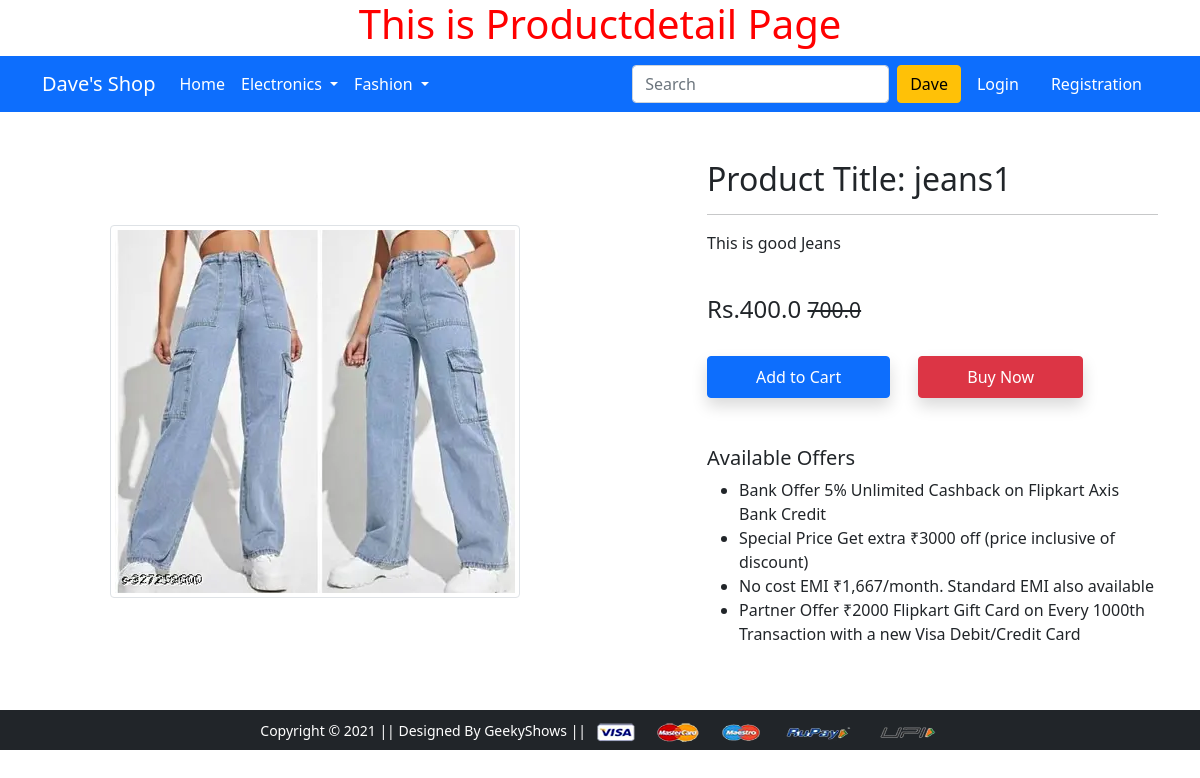
Page /product-detail/3 on the committed database.
### shop/models.py (models this page shows, shortened)
class Product(models.Model):
    title = models.CharField(max_length=100)
    selling_price = models.FloatField()
    discounted_price=models.FloatField()
    description = models.TextField()
    brand= models.CharField(max_length=100)
    category=models.CharField(choices=CATEGORY_CHOICES,max_length=2)
    product_image=models.ImageField(upload_to='productimg')

### shop/views.py (the view)
# urls.py: path('product-detail/<int:pk>',views.ProductDetailView.as_view(),name='product-detail'),
class ProductDetailView(View):
    def get(self,request,pk):
        product = Product.objects.get(pk=pk)
        item_already_in_cart = False
        if request.user.is_authenticated:
            item_already_in_cart = Cart.objects.filter(Q(product=product.id) & Q(user=request.user)).exists()
        return render(request,'shop/productdetail.html',{'product':product,'item_already_in_cart':item_already_in_cart})

### shop/templates/shop/productdetail.html (shortened to what this page needs)
{% extends "shop/base.html" %}
{% load static %}
{% block main-content %}
<div class="container my-5">
 <div class="row">
  <div class="col-sm-6 text-center align-self-center">
   <img src="{{ product.product_image.url }}" alt="" class="img-fluid img-thumbnail">
  </div>
  <div class="col-sm-5 offset-sm-1">
   <h2>Product Title: {{product.title}}</h2>
   <hr>
   <p>{{product.description}}</p> <br>
   <h4>Rs.{{product.discounted_price}}  <small class="fw-light text-decoration-line-through">{{product.selling_price}}</small></h4> <br>
{% if not request.user.is_authenticated %}
<form action="/add-to-cart" class="d-inline">
    <button type="submit" class="btn btn-primary shadow px-5 py-2">Add to Cart </button>
    </form>
{% endif %}
   <a href="{% url 'checkout' %}" class="btn btn-danger shadow px-5 py-2 ms-4">Buy Now</a>
   <h5 class="mt-5">Available Offers</h5>
   <ul>
    <li>Bank Offer 5% Unlimited Cashback on Flipkart Axis Bank Credit</li>
    <li>Special Price Get extra ₹3000 off (price inclusive of discount)</li>
    <li>No cost EMI ₹1,667/month. Standard EMI also available</li>
    <li>Partner Offer ₹2000 Flipkart Gift Card on Every 1000th Transaction with a new Visa Debit/Credit Card</li>
   </ul>
  </div>
 </div>
</div>
{% endblock main-content %}

### rows in the picture
Product: product_image (picture), title "jeans1", description "This is good Jeans", discounted_price "400.0", selling_price "700.0"
